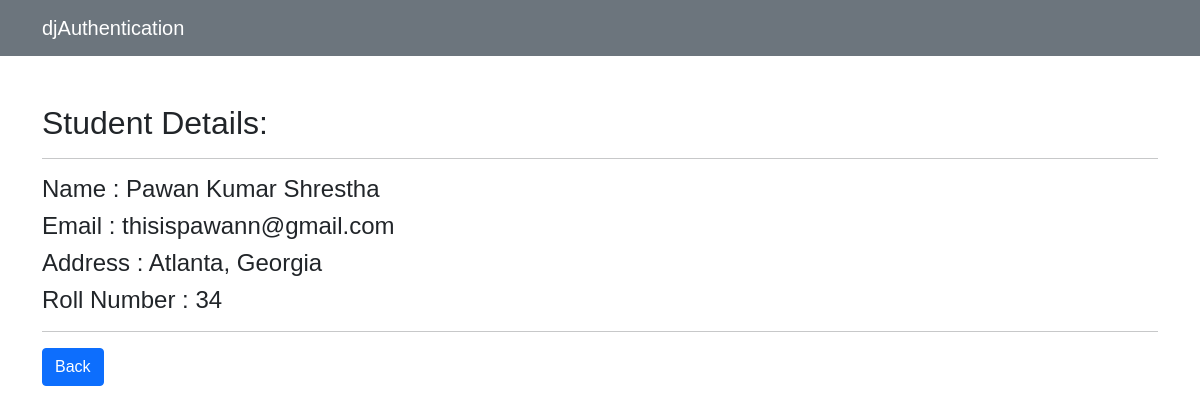
Before: /detail/34/ with the older database file.
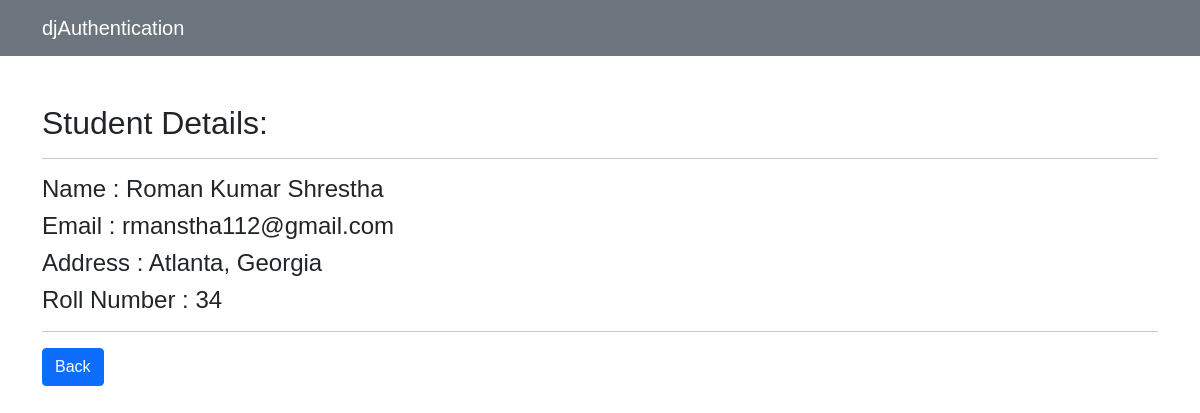
After: the same page with the newer database file.
### crud/models.py (models this page shows)
class Student(models.Model):
    name= models.CharField(max_length=50)
    email=models.EmailField()
    address=models.CharField(max_length=50)

### crud/views.py (the view)
# urls.py: path('detail/<int:pk>/', views.Detail, name='detail')
def Detail(request, pk):
    student = Student.objects.get(pk=pk)
    context = {
        'object' : student
    }
    return render(request, 'detail.html', context)

### templates/detail.html
{% extends 'base.html' %} {% block body %}
<nav class="navbar navbar-expand-lg navbar-dark bg-secondary mb-5">
    <div class="container">
      <a href="{% url 'index' %}" class="navbar-brand">djAuthentication</a>
    </div>
</nav>
<div class="container">
<h2>Student Details:</h2>
<hr>
  <h4>Name : {{object.name}}</h4>
  <h4>Email : {{object.email}}</h4>
  <h4>Address : {{object.address}}</h4>
  <h4>Roll Number : {{object.id}}</h4>
  <hr>
  <a href="{% url 'home' %}" class="btn btn-primary">Back</a>
</div>
{% endblock %}

Changed rows visible on the page:
changed Student "Atlanta, Georgia": name "Pawan Kumar Shrestha" → "Roman Kumar Shrestha"; email "thisispawann@gmail.com" → "rmanstha112@gmail.com"
